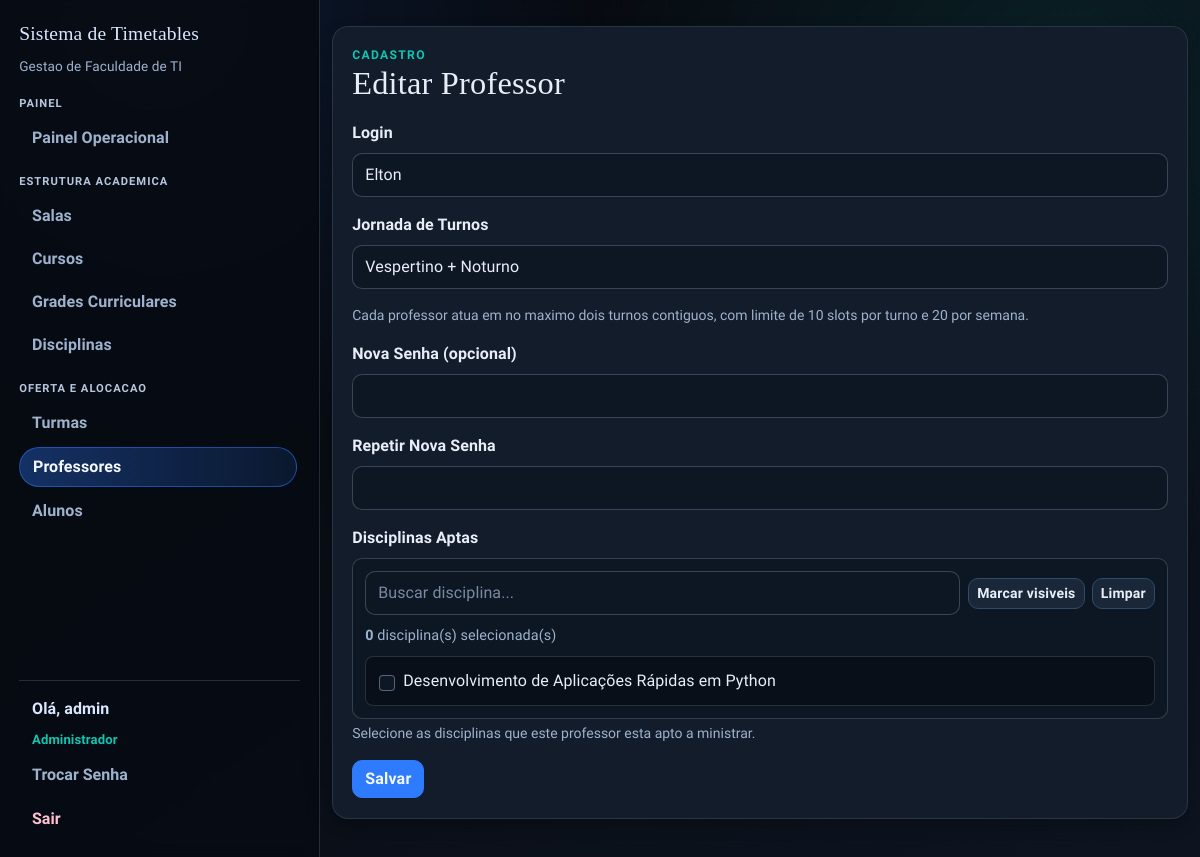
Page /professor/edit/2 (signed in) on the earlier database version.
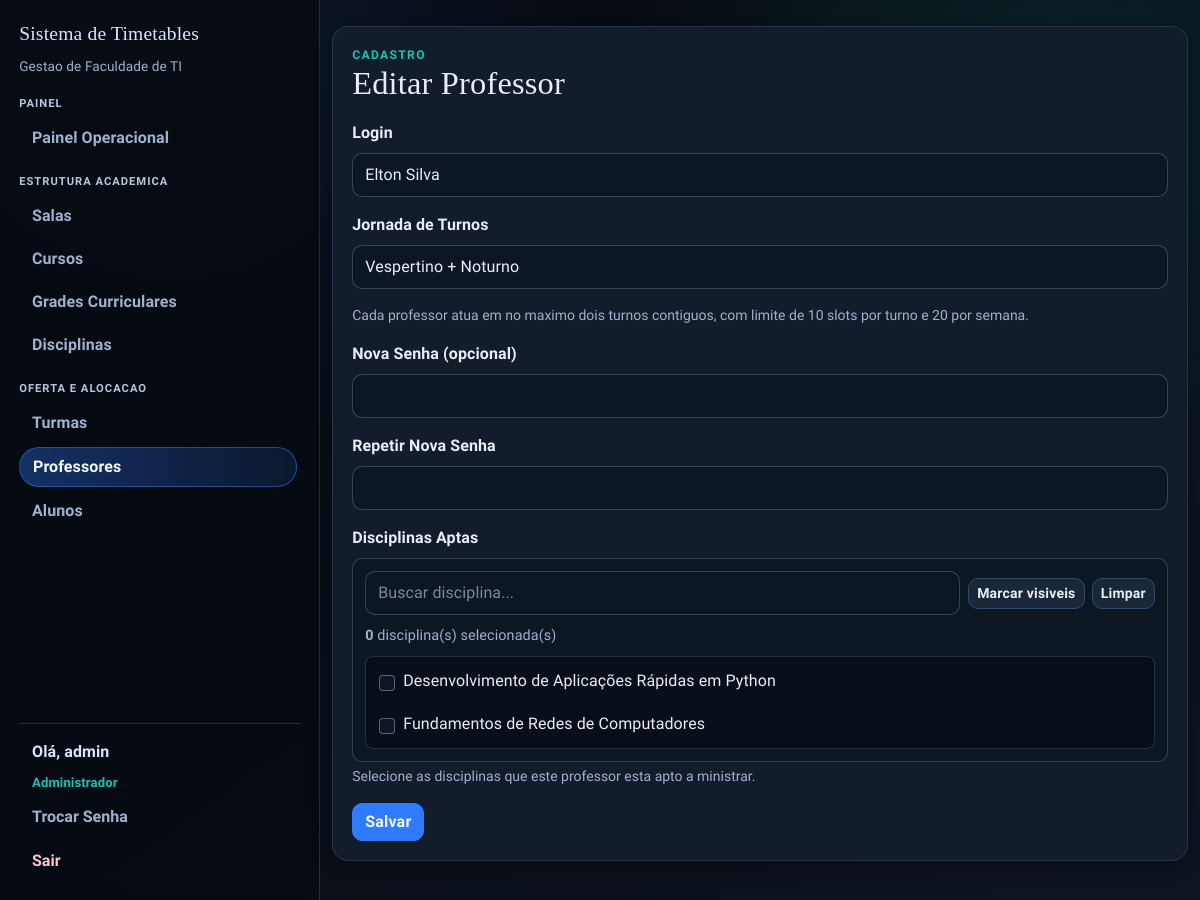
Same page on the later database version.
### app/models.py (models this page shows, shortened)
class User(UserMixin, db.Model):
    id = db.Column(db.Integer, primary_key=True)
    username = db.Column(db.String(64), unique=True, nullable=False)
    email = db.Column(db.String(120), unique=True, nullable=False)
    password_hash = db.Column(db.String(128))
    role = db.Column(db.String(20), default='professor')  # 'admin' or 'professor'
    jornada_turnos = db.Column(db.String(40), nullable=False, default="vespertino_noturno")
    disciplinas_aptas = db.relationship(
        "Disciplina",
        secondary=professor_disciplina,
        lazy="select",
        backref=db.backref("professores_aptos", lazy="select"),
    )
    def is_admin(self):
        return self.role == 'admin'

class Disciplina(db.Model):
    id = db.Column(db.Integer, primary_key=True)
    nome = db.Column(db.String(100), nullable=False)
    codigo = db.Column(db.String(20), unique=True, nullable=False)

### app/routes/admin.py (the view, shortened to what this page needs)
@bp.route("/professor/edit/<int:id>", methods=["GET", "POST"])
@login_required
@admin_required
def edit_professor(id):
    professor = db.get_or_404(User, id)
    if professor.role != "professor":
        flash("Usuario selecionado nao e professor.", "warning")
        return redirect(url_for("main.professores"))
    form = ProfessorEditForm()
    _load_professor_disciplina_choices(form)
    if request.method == "GET":
        form.username.data = professor.username
        form.jornada_turnos.data = professor.jornada_turnos or PROFESSOR_DEFAULT_WORKLOAD
        form.disciplinas_ids.data = [disciplina.id for disciplina in professor.disciplinas_aptas]
    return render_template("register.html", title="Editar Professor", form=form)

### app/forms.py
class ProfessorEditForm(FlaskForm):
    username = StringField(
        "Login", validators=[DataRequired(), Length(min=2, max=64)], render_kw={"autocomplete": "username"}
    )
    password = PasswordField(
        "Nova Senha (opcional)",
        validators=[Optional(), Length(min=PASSWORD_MIN_LENGTH, max=128)],
        render_kw={"autocomplete": "new-password"},
    )
    password2 = PasswordField(
        "Repetir Nova Senha", validators=[EqualTo("password")], render_kw={"autocomplete": "new-password"}
    )
    disciplinas_ids = SelectMultipleField(
        "Disciplinas Aptas",
        coerce=int,
        validators=[DataRequired()],
        render_kw={"data-searchable": "true", "size": "8"},
    )
    jornada_turnos = SelectField(
        "Jornada de Turnos",
        choices=PROFESSOR_WORKLOAD_CHOICES,
        validators=[DataRequired()],
        default=PROFESSOR_DEFAULT_WORKLOAD,
    )
    submit = SubmitField("Salvar")

### app/models.py (called while the page is built)
@login_manager.user_loader
def load_user(user_id):
    return db.session.get(User, int(user_id))

### templates/register.html (shortened to what this page needs)
{% extends "base.html" %}
{% from "_form_helpers.html" import render_field %}
{% block content %}
<section class="surface form-shell stagger-in">
  <div class="page-head">
    <div>
      <p class="eyebrow">Cadastro</p>
      <h1>{{ title }}</h1>
    </div>
  </div>
  <form method="POST" novalidate>
    {{ render_field(form.username) }}
    {% if form.jornada_turnos is defined %}
    {{ render_field(form.jornada_turnos) }}
    <div class="form-text mb-3">
      Cada professor atua em no maximo dois turnos contiguos, com limite de 10 slots por turno e 20 por semana.
    </div>
    {% endif %}
    {% if form.password is defined %}
    {{ render_field(form.password) }}
    {% endif %}
    {% if form.password2 is defined %}
    {{ render_field(form.password2) }}
    {% endif %}
    {% if form.disciplinas_ids is defined %}
    {% set selected_ids = form.disciplinas_ids.data or [] %}
    <div class="mb-3">
      <label class="form-label" for="disciplinas-search">{{ form.disciplinas_ids.label.text }}</label>
      <div class="aptitudes-picker" data-aptitudes-picker>
        <div class="aptitudes-toolbar">
          <input
            id="disciplinas-search"
            type="search"
            class="form-control"
            placeholder="Buscar disciplina..."
            autocomplete="off"
            data-aptitudes-search
          />
          <div class="aptitudes-actions">
            <button type="button" class="btn btn-sm btn-outline-secondary" data-aptitudes-select-all>
              Marcar visiveis
            </button>
            <button type="button" class="btn btn-sm btn-outline-secondary" data-aptitudes-clear>
              Limpar
            </button>
          </div>
        </div>
        <p class="aptitudes-meta mb-0">
          <strong data-aptitudes-count>0</strong> disciplina(s) selecionada(s)
        </p>
        <div class="aptitudes-list" data-aptitudes-list>
          {% for value, label in form.disciplinas_ids.choices %}
          <label class="aptitudes-item" data-aptitudes-item data-label="{{ label|lower }}">
            <input
              class="form-check-input"
              type="checkbox"
              name="{{ form.disciplinas_ids.name }}"
              value="{{ value }}"
            />
            <span>{{ label }}</span>
          </label>
          {% endfor %}
        </div>
      </div>
      <div class="form-text mb-3">Selecione as disciplinas que este professor esta apto a ministrar.</div>
    </div>
    {% endif %}
    {{ form.submit(class="btn btn-primary") }}
  </form>
</section>
{% endblock %}

### templates/_form_helpers.html (shortened to what this page needs)
{% macro render_field(field, class_name='form-control') %}
<div class="mb-3">
  {{ field.label(class="form-label") }}
  {% if field.type in ['SelectField', 'SelectMultipleField'] %}
  {% set base_class = 'form-select' %}
  {% else %}
  {% set base_class = class_name %}
  {% endif %}
  {% set field_class = base_class + (' is-invalid' if field.errors else '') %}
  {{ field(class=field_class) }}
</div>
{% endmacro %}

Differences in the rows shown:
changed User "Vespertino + Noturno": username "Elton" → "Elton Silva"
added Disciplina: nome "Fundamentos de Redes de Computadores"
